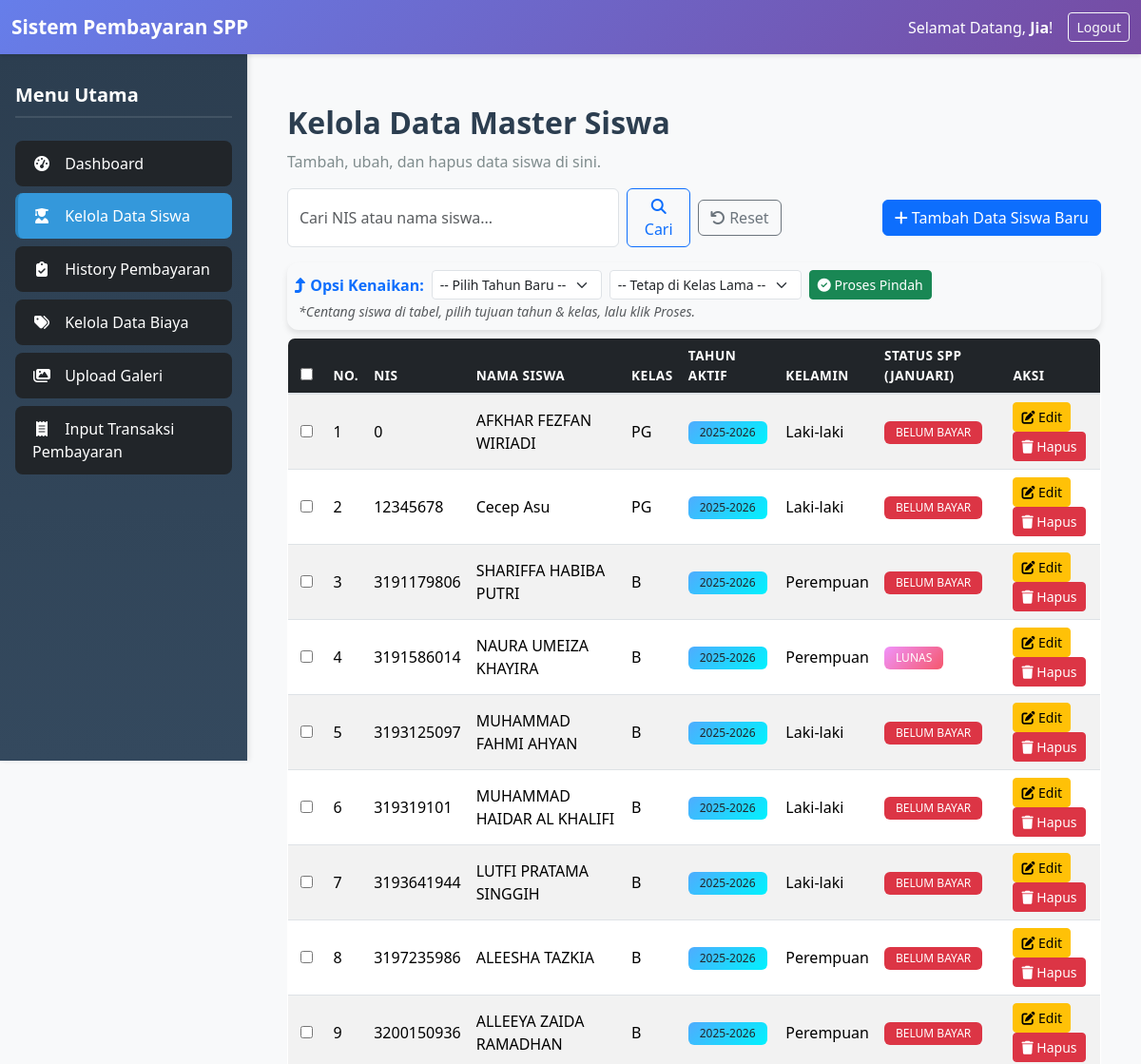
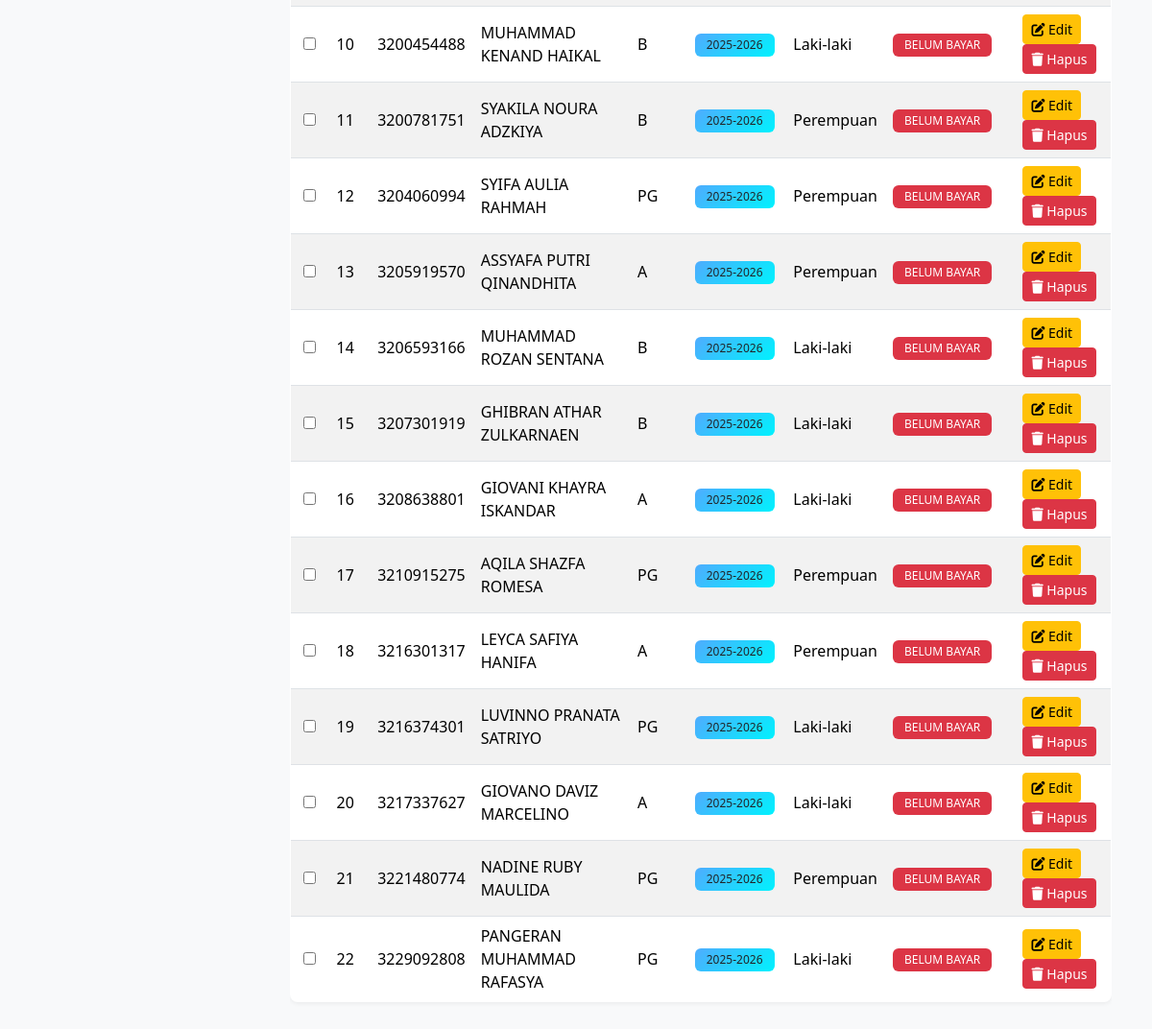
The page /admin/data_siswa.php (signed in) on the database its author committed (2 pictures, top to bottom).
### tables this page shows
CREATE TABLE `tabel_siswa` (
  `nis` varchar(15) NOT NULL,
  `nama_siswa` varchar(100) NOT NULL,
  `id_kelas` int(11) NOT NULL,
  `kelamin` varchar(10) NOT NULL
);

CREATE TABLE `tabel_kelas` (
  `id_kelas` int(11) NOT NULL,
  `nama_kelas` varchar(10) NOT NULL
);

### admin/data_siswa.php (the view, shortened to what this page needs)
<?php
include('../includes/koneksi.php');
$bulan_numerik = date('n');
$bulan_indonesia = [
    1 => 'Januari',
    2 => 'Februari',
    3 => 'Maret',
    4 => 'April',
    5 => 'Mei',
    6 => 'Juni',
    7 => 'Juli',
    8 => 'Agustus',
    9 => 'September',
    10 => 'Oktober',
    11 => 'November',
    12 => 'Desember'
];
$bulan_sekarang = $bulan_indonesia[$bulan_numerik];
$tahun_sekarang = date('Y');
$where_clause = '';
$query_siswa = "SELECT s.*, k.nama_kelas, p.id_pembayaran,
                (SELECT tahun_ajaran FROM tabel_siswa_aktif tsa
                 WHERE tsa.nis = s.nis
                 ORDER BY tsa.id DESC LIMIT 1) as tahun_terbaru
                FROM tabel_siswa s
                JOIN tabel_kelas k ON s.id_kelas = k.id_kelas
                LEFT JOIN tabel_pembayaran p ON
                    s.nis = p.nis AND
                    p.bulan_bayar = '$bulan_sekarang' AND
                    p.tahun_bayar = '$tahun_sekarang'
                $where_clause
                ORDER BY s.nis ASC";
$result_siswa = mysqli_query($koneksi, $query_siswa);
?>
<!DOCTYPE html>
<html lang="id">
<head>
    <link rel="stylesheet" href="../assets/css/bootstrap.min.css">
    <link rel="stylesheet" href="../assets/css/admin.css">
    <link rel="stylesheet" href="https://cdnjs.cloudflare.com/ajax/libs/font-awesome/6.5.1/css/all.min.css">
</head>
<body>
    <nav class="navbar navbar-expand-lg navbar-dark bg-primary fixed-top">
        <div class="container-fluid">
            <a class="navbar-brand" href="#">Sistem Pembayaran SPP</a>
            <div class="collapse navbar-collapse" id="navbarCollapse">
                <div class="ms-auto text-white d-flex align-items-center flex-wrap">
                    <span class="me-3 d-none d-md-inline">Selamat Datang, <strong><?php echo $_SESSION['nama_admin']; ?></strong>!</span>
                    <a href="../logout.php" class="btn btn-sm btn-outline-light">Logout</a>
                </div>
            </div>
        </div>
    </nav>
    <?php include('../includes/sidebar.php'); ?>
    <div id="content">
        <div class="container-fluid">
            <h2 class="mt-4">Kelola Data Master Siswa</h2>
            <p class="lead">Tambah, ubah, dan hapus data siswa di sini.</p>
            <div class="row g-2 align-items-center mb-3">
                <div class="col-lg-6 col-md-7 col-sm-8 mb-2 mb-sm-0">
                    <form class="d-flex" method="get" action="">
                        <input type="text" name="q" class="form-control me-2" placeholder="Cari NIS atau nama siswa..." value="<?php echo isset($_GET['q']) ? htmlspecialchars($_GET['q']) : ''; ?>">
                        <button type="submit" class="btn btn-outline-primary"><i class="fas fa-search"></i> Cari</button>
                    </form>
                </div>
                <div class="col-auto">
                    <a href="data_siswa.php" class="btn btn-outline-secondary"><i class="fas fa-undo"></i> Reset</a>
                </div>
                <div class="col-auto ms-auto">
                    <a href="tambah_siswa.php" class="btn btn-primary"><i class="fas fa-plus"></i> Tambah Data Siswa Baru</a>
                </div>
            </div>
            <form action="proses_kenaikan.php" method="POST" onsubmit="return confirm('Yakin ingin memproses siswa yang dipilih? Pastikan Tahun dan Kelas tujuan sudah benar.');">
                <div class="card mb-2 bg-light border-0">
                    <div class="card-body p-2">
                        <div class="d-flex align-items-center flex-wrap gap-2">
                            <span class="fw-bold text-primary"><i class="fas fa-level-up-alt"></i> Opsi Kenaikan:</span>
                            <select name="tahun_ajaran_baru" class="form-select form-select-sm w-auto" required>
                                <option value="">-- Pilih Tahun Baru --</option>
                            </select>
                            <select name="id_kelas_baru" class="form-select form-select-sm w-auto">
                                <option value="">-- Tetap di Kelas Lama --</option>
                            </select>
                            <button type="submit" name="btn_proses_naik" class="btn btn-success btn-sm">
                                <i class="fas fa-check-circle"></i> Proses Pindah
                            </button>
                        </div>
                        <small class="text-muted fst-italic ms-1">*Centang siswa di tabel, pilih tujuan tahun & kelas, lalu klik Proses.</small>
                    </div>
                </div>
                <div class="table-responsive">
                    <table class="table table-striped table-hover border">
                        <thead class="table-dark text-white">
                            <tr>
                                <th class="text-center" width="40">
                                    <input type="checkbox" id="checkAll">
                                </th>
                                <th>No.</th>
                                <th>NIS</th>
                                <th>Nama Siswa</th>
                                <th>Kelas</th>
                                <th>Tahun Aktif</th>
                                <th>Kelamin</th>
                                <th>Status SPP (<?php echo $bulan_sekarang; ?>)</th>
                                <th>Aksi</th>
                            </tr>
                        </thead>
                        <tbody>
                            <?php
                            $no = 1;
                            while ($data = mysqli_fetch_assoc($result_siswa)) {
                            ?>
                                <tr>
                                    <td class="text-center">
                                        <input type="checkbox" name="nis_dipilih[]" value="<?php echo $data['nis']; ?>" class="checkItem">
                                    </td>
                                    <td><?php echo $no++; ?></td>
                                    <td><?php echo $data['nis']; ?></td>
                                    <td><?php echo $data['nama_siswa']; ?></td>
                                    <td><?php echo $data['nama_kelas']; ?></td>
                                    <td>
                                        <?php if (!empty($data['tahun_terbaru'])) { ?>
                                            <span class="badge bg-info text-dark">
                                                <?php echo $data['tahun_terbaru']; ?>
                                            </span>
                                        <?php } else { ?>
                                            <span class="badge bg-secondary">-</span>
                                        <?php } ?>
                                    </td>
                                    <td>
                                        <?php
                                        if (!isset($data['kelamin']) || $data['kelamin'] === '') {
                                            echo '-';
                                        } elseif ($data['kelamin'] === 'L') {
                                            echo 'Laki-laki';
                                        } elseif ($data['kelamin'] === 'P') {
                                            echo 'Perempuan';
                                        } else {
                                            echo htmlspecialchars($data['kelamin']);
                                        }
                                        ?>
                                    </td>
                                    <td>
                                        <?php if ($data['id_pembayaran'] != null) { ?>
                                            <span class="badge bg-success">LUNAS</span>
                                        <?php } else { ?>
                                            <span class="badge bg-danger">BELUM BAYAR</span>
                                        <?php } ?>
                                    </td>
                                    <td>
                                        <a href="edit_siswa.php?nis=<?php echo $data['nis']; ?>" class="btn btn-warning btn-sm"><i class="fas fa-edit"></i> Edit</a>
                                        <a href="hapus_siswa.php?nis=<?php echo $data['nis']; ?>" class="btn btn-danger btn-sm" onclick="return confirm('Yakin?');"><i class="fas fa-trash"></i> Hapus</a>
                                    </td>
                                </tr>
                            <?php } ?>
                        </tbody>
                    </table>
                </div>
            </form>
        </div>
    </div>
</body>
</html>

### includes/sidebar.php (shortened to what this page needs)
<?php
$current_page = basename($_SERVER['PHP_SELF']);
$active_dashboard = ($current_page == 'index.php') ? 'active' : '';
$active_siswa = (in_array($current_page, ['data_siswa.php', 'tambah_siswa.php', 'edit_siswa.php'])) ? 'active' : '';
$active_status = ($current_page == 'status_pembayaran.php') ? 'active' : '';
$active_biaya = (in_array($current_page, ['data_biaya.php', 'tambah_biaya.php', 'edit_biaya.php'])) ? 'active' : '';
$active_transaksi = ($current_page == 'transaksi.php') ? 'active' : '';
$active_gallery_upload = ($current_page == 'gallery_upload.php') ? 'active' : '';
?>
<div id="sidebar" class="bg-dark text-white p-3">
    <h5 class="text-white mt-3 mb-4">Menu Utama</h5>
    <div class="list-group list-group-flush">
        <a href="index.php" class="list-group-item list-group-item-action bg-dark text-white <?php echo $active_dashboard; ?>"><i class="fas fa-tachometer-alt"></i> Dashboard</a>
        <a href="data_siswa.php" class="list-group-item list-group-item-action bg-dark text-white <?php echo $active_siswa; ?>"><i class="fas fa-user-graduate"></i> Kelola Data Siswa</a>
        <a href="status_pembayaran.php" class="list-group-item list-group-item-action bg-dark text-white <?php echo $active_status; ?>"><i class="fas fa-clipboard-check"></i> History Pembayaran</a>
        <a href="data_biaya.php" class="list-group-item list-group-item-action bg-dark text-white <?php echo $active_biaya; ?>"><i class="fas fa-tags"></i> Kelola Data Biaya</a>
        <a href="gallery_upload.php" class="list-group-item list-group-item-action bg-dark text-white <?php echo $active_gallery_upload; ?>"><i class="fas fa-images"></i> Upload Galeri</a>
        <a href="transaksi.php" class="list-group-item list-group-item-action bg-dark text-white <?php echo $active_transaksi; ?>"><i class="fas fa-receipt"></i> Input Transaksi Pembayaran</a>
    </div>
</div>

### assets/css/admin.css (style rules this page uses)
* { margin: 0; padding: 0; box-sizing: border-box; }
body { font-family: "Segoe UI", Tahoma, Geneva, Verdana, sans-serif; background-color: #f8f9fa; overflow-x: hidden; }
.navbar { box-shadow: 0 2px 4px rgba(0, 0, 0, 0.1); z-index: 1030; }
.navbar-brand { font-weight: 600; font-size: 1.3rem; }
#sidebar { position: fixed; top: 56px; left: 0; height: calc(100vh - 56px); width: 260px; background: linear-gradient(180deg, #2c3e50 0%, #34495e 100%); overflow-y: auto; transition: all 0.3s ease; z-index: 1020; box-shadow: 2px 0 5px rgba(0, 0, 0, 0.1); }
#sidebar h5 { font-weight: 600; border-bottom: 2px solid rgba(255, 255, 255, 0.1); padding-bottom: 10px; margin-bottom: 20px; }
#sidebar .list-group-item { border: none; border-radius: 8px; margin-bottom: 8px; padding: 12px 15px; transition: all 0.3s ease; border-left: 3px solid transparent; }
#sidebar .list-group-item.active { background-color: #3498db !important; border-left: 3px solid #2980b9; font-weight: 500; }
#sidebar .list-group-item i { margin-right: 10px; width: 20px; text-align: center; }
#content { margin-left: 260px; margin-top: 56px; padding: 30px; min-height: calc(100vh - 56px); transition: margin-left 0.3s ease; }
#content h2 { color: #2c3e50; font-weight: 600; margin-bottom: 10px; }
#content .lead { color: #7f8c8d; font-size: 1rem; }
.card { border: none; border-radius: 12px; box-shadow: 0 4px 6px rgba(0, 0, 0, 0.1); transition: all 0.3s ease; overflow: hidden; }
.card-body { padding: 25px; position: relative; }
.bg-primary { background: linear-gradient(135deg, #667eea 0%, #764ba2 100%) !important; }
.bg-success { background: linear-gradient(135deg, #f093fb 0%, #f5576c 100%) !important; }
.bg-info { background: linear-gradient(135deg, #4facfe 0%, #00f2fe 100%) !important; }
.mt-4 { margin-top: 1.5rem !important; }
.mb-4 { margin-bottom: 1.5rem !important; }
.card { animation: fadeIn 0.5s ease-out; }
.card:nth-child(1) { animation-delay: 0.1s; }
.table { background-color: white; border-radius: 8px; overflow: hidden; box-shadow: 0 2px 4px rgba(0, 0, 0, 0.05); }
.table thead { background-color: #f8f9fa; }
.table th { font-weight: 600; text-transform: uppercase; font-size: 0.85rem; letter-spacing: 0.5px; color: #ffffff; border-bottom: 2px solid #dee2e6; }
.table td { vertical-align: middle; }
.badge { padding: 6px 12px; font-weight: 500; border-radius: 6px; }

### rows shown on the page
tabel_siswa: nis "0", nama_siswa "AFKHAR FEZFAN WIRIADI", id_kelas.nama_kelas "PG", tahun_terbaru "2025-2026", kelamin "Laki-laki", shows "BELUM BAYAR"
tabel_siswa: nis "12345678", nama_siswa "Cecep Asu", id_kelas.nama_kelas "PG", tahun_terbaru "2025-2026", kelamin "Laki-laki", shows "BELUM BAYAR"
tabel_siswa: nis "3191179806", nama_siswa "SHARIFFA HABIBA PUTRI", id_kelas.nama_kelas "B", tahun_terbaru "2025-2026", kelamin "Perempuan", shows "BELUM BAYAR"
tabel_siswa: nis "3191586014", nama_siswa "NAURA UMEIZA KHAYIRA", id_kelas.nama_kelas "B", tahun_terbaru "2025-2026", kelamin "Perempuan", shows "LUNAS"
tabel_siswa: nis "3193125097", nama_siswa "MUHAMMAD FAHMI AHYAN", id_kelas.nama_kelas "B", tahun_terbaru "2025-2026", kelamin "Laki-laki", shows "BELUM BAYAR"
tabel_siswa: nis "319319101", nama_siswa "MUHAMMAD HAIDAR AL KHALIFI", id_kelas.nama_kelas "B", tahun_terbaru "2025-2026", kelamin "Laki-laki", shows "BELUM BAYAR"
tabel_siswa: nis "3193641944", nama_siswa "LUTFI PRATAMA SINGGIH", id_kelas.nama_kelas "B", tahun_terbaru "2025-2026", kelamin "Laki-laki", shows "BELUM BAYAR"
tabel_siswa: nis "3197235986", nama_siswa "ALEESHA TAZKIA", id_kelas.nama_kelas "B", tahun_terbaru "2025-2026", kelamin "Perempuan", shows "BELUM BAYAR"
tabel_siswa: nis "3200150936", nama_siswa "ALLEEYA ZAIDA RAMADHAN", id_kelas.nama_kelas "B", tahun_terbaru "2025-2026", kelamin "Perempuan", shows "BELUM BAYAR"
tabel_siswa: nis "3200454488", nama_siswa "MUHAMMAD KENAND HAIKAL", id_kelas.nama_kelas "B", tahun_terbaru "2025-2026", kelamin "Laki-laki", shows "BELUM BAYAR"
tabel_siswa: nis "3200781751", nama_siswa "SYAKILA NOURA ADZKIYA", id_kelas.nama_kelas "B", tahun_terbaru "2025-2026", kelamin "Perempuan", shows "BELUM BAYAR"
tabel_siswa: nis "3204060994", nama_siswa "SYIFA AULIA RAHMAH", id_kelas.nama_kelas "PG", tahun_terbaru "2025-2026", kelamin "Perempuan", shows "BELUM BAYAR"
tabel_siswa: nis "3205919570", nama_siswa "ASSYAFA PUTRI QINANDHITA", id_kelas.nama_kelas "A", tahun_terbaru "2025-2026", kelamin "Perempuan", shows "BELUM BAYAR"
tabel_siswa: nis "3206593166", nama_siswa "MUHAMMAD ROZAN SENTANA", id_kelas.nama_kelas "B", tahun_terbaru "2025-2026", kelamin "Laki-laki", shows "BELUM BAYAR"
tabel_siswa: nis "3207301919", nama_siswa "GHIBRAN ATHAR ZULKARNAEN", id_kelas.nama_kelas "B", tahun_terbaru "2025-2026", kelamin "Laki-laki", shows "BELUM BAYAR"
tabel_siswa: nis "3208638801", nama_siswa "GIOVANI KHAYRA ISKANDAR", id_kelas.nama_kelas "A", tahun_terbaru "2025-2026", kelamin "Laki-laki", shows "BELUM BAYAR"
tabel_siswa: nis "3210915275", nama_siswa "AQILA SHAZFA ROMESA", id_kelas.nama_kelas "PG", tahun_terbaru "2025-2026", kelamin "Perempuan", shows "BELUM BAYAR"
tabel_siswa: nis "3216301317", nama_siswa "LEYCA SAFIYA HANIFA", id_kelas.nama_kelas "A", tahun_terbaru "2025-2026", kelamin "Perempuan", shows "BELUM BAYAR"
tabel_siswa: nis "3216374301", nama_siswa "LUVINNO PRANATA SATRIYO", id_kelas.nama_kelas "PG", tahun_terbaru "2025-2026", kelamin "Laki-laki", shows "BELUM BAYAR"
tabel_siswa: nis "3217337627", nama_siswa "GIOVANO DAVIZ MARCELINO", id_kelas.nama_kelas "A", tahun_terbaru "2025-2026", kelamin "Laki-laki", shows "BELUM BAYAR"
tabel_siswa: nis "3221480774", nama_siswa "NADINE RUBY MAULIDA", id_kelas.nama_kelas "PG", tahun_terbaru "2025-2026", kelamin "Perempuan", shows "BELUM BAYAR"
tabel_siswa: nis "3229092808", nama_siswa "PANGERAN MUHAMMAD RAFASYA", id_kelas.nama_kelas "PG", tahun_terbaru "2025-2026", kelamin "Laki-laki", shows "BELUM BAYAR"

### other values the page prints
$_SESSION['nama_admin'] "Jia"
